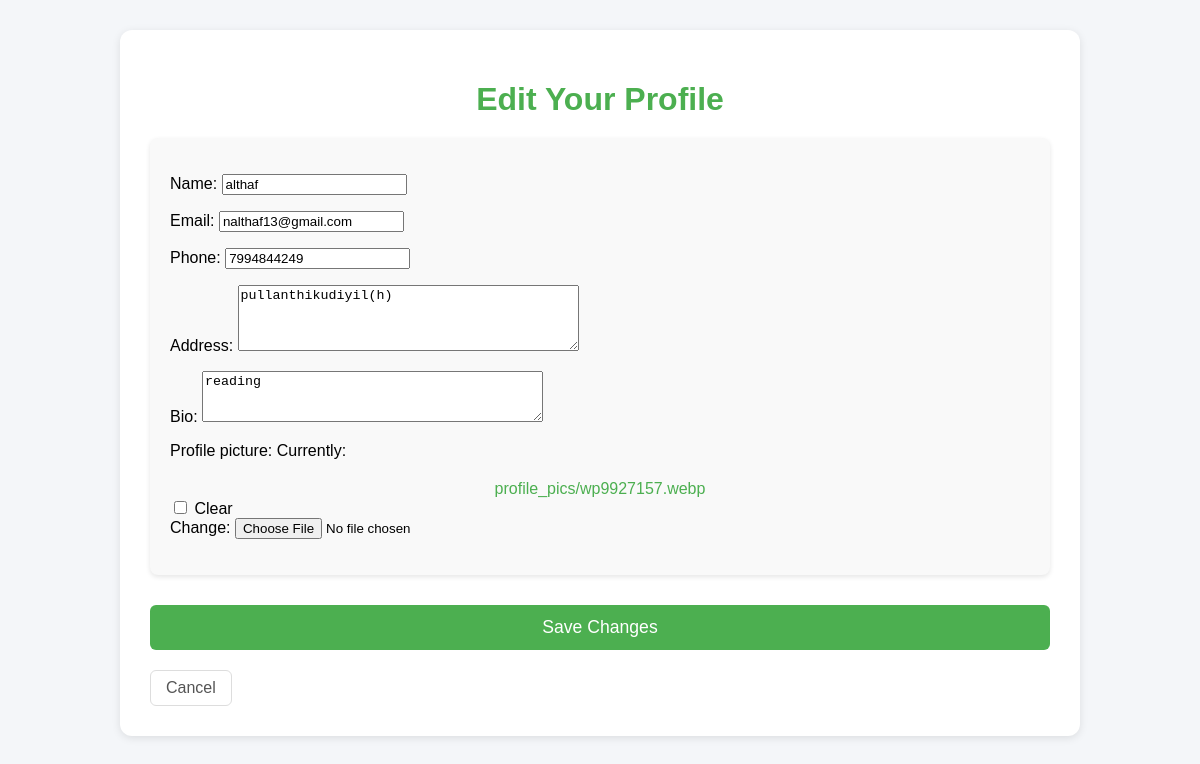
The app's page /profile/edit/ (signed in) with its own data.
### books/models.py (models this page shows, shortened)
class Profile(models.Model):
    user = models.OneToOneField(User, on_delete=models.CASCADE)  # Link to the User model
    name = models.CharField(max_length=255, blank=True, null=True)  # User's name
    address = models.TextField(blank=True, null=True)  # User's address
    phone = models.CharField(max_length=15, blank=True, null=True)  # User's phone number
    email = models.EmailField(blank=True, null=True)  # User's email address
    bio = models.TextField(blank=True, null=True)  # Short bio
    profile_picture = models.ImageField(upload_to='profile_pics/', blank=True, null=True)  # Profile picture

### books/views.py (the view)
# urls.py: path('profile/edit/', views.edit_profile, name='edit_profile'),
@login_required
def edit_profile(request):
    user = request.user
    try:
        profile = user.profile
    except Profile.DoesNotExist:
        profile = Profile.objects.create(user=user)
    if request.method == 'POST':
        form = ProfileForm(request.POST, request.FILES, instance=profile)
        if form.is_valid():
            form.save()
            messages.success(request, "Profile updated successfully.")
            return redirect('user_profile')  # Redirect to profile view
        else:
            messages.error(request, "Please correct the errors below.")
    else:
        form = ProfileForm(instance=profile)
    return render(request, 'user/edit_profile.html', {'form': form, 'user': user})

### books/forms.py
class ProfileForm(forms.ModelForm):
    class Meta:
        model = Profile
        fields = ['name', 'email', 'phone', 'address', 'bio','profile_picture' , ]  # Including new fields
        widgets = {
            'bio': forms.Textarea(attrs={'rows': 3, 'cols': 40}),
            'address': forms.Textarea(attrs={'rows': 4, 'cols': 40}),
        }

### templates/user/edit_profile.html (shortened to what this page needs)
<!DOCTYPE html>
<html lang="en">
<head>
</head>
<body>
<div class="container">
    <h1>Edit Your Profile</h1>
    <form method="POST" enctype="multipart/form-data">
        <div class="info-card">
            {{ form.as_p }}
        </div>
        <button type="submit" class="edit-profile">Save Changes</button>
    </form>
    <a href="{% url 'user_profile' %}" class="cancel-link">Cancel</a>
</div>
</body>
</html>

### templates/user/edit_profile.html (style rules this page uses)
body { font-family: Arial, sans-serif; background-color: #f4f6f9; margin: 0; padding: 0; }
.container { width: 80%; max-width: 900px; margin: 30px auto; padding: 30px; background-color: #fff; border-radius: 12px; box-shadow: 0 2px 8px rgba(0, 0, 0, 0.1); }
h1 { text-align: center; color: #4CAF50; margin-bottom: 20px; font-size: 2rem; }
.info-card { margin-bottom: 20px; padding: 20px; background-color: #f9f9f9; border-radius: 8px; box-shadow: 0 2px 5px rgba(0, 0, 0, 0.1); }
.edit-profile { background-color: #4CAF50; color: white; padding: 12px 20px; border: none; border-radius: 6px; cursor: pointer; font-size: 1.1rem; width: 100%; text-align: center; margin-top: 10px; transition: background-color 0.3s ease, transform 0.3s ease; }
a { display: block; text-decoration: none; color: #4CAF50; text-align: center; margin-top: 20px; font-size: 1rem; }
.cancel-link { display: inline-block; font-size: 1rem; color: #555; text-decoration: none; border: 1px solid #ddd; padding: 8px 15px; border-radius: 6px; margin-top: 20px; text-align: center; }

### records on screen
Profile: name "althaf", email "nalthaf13@gmail.com", phone "7994844249", address "pullanthikudiyil(h)", bio "reading"
